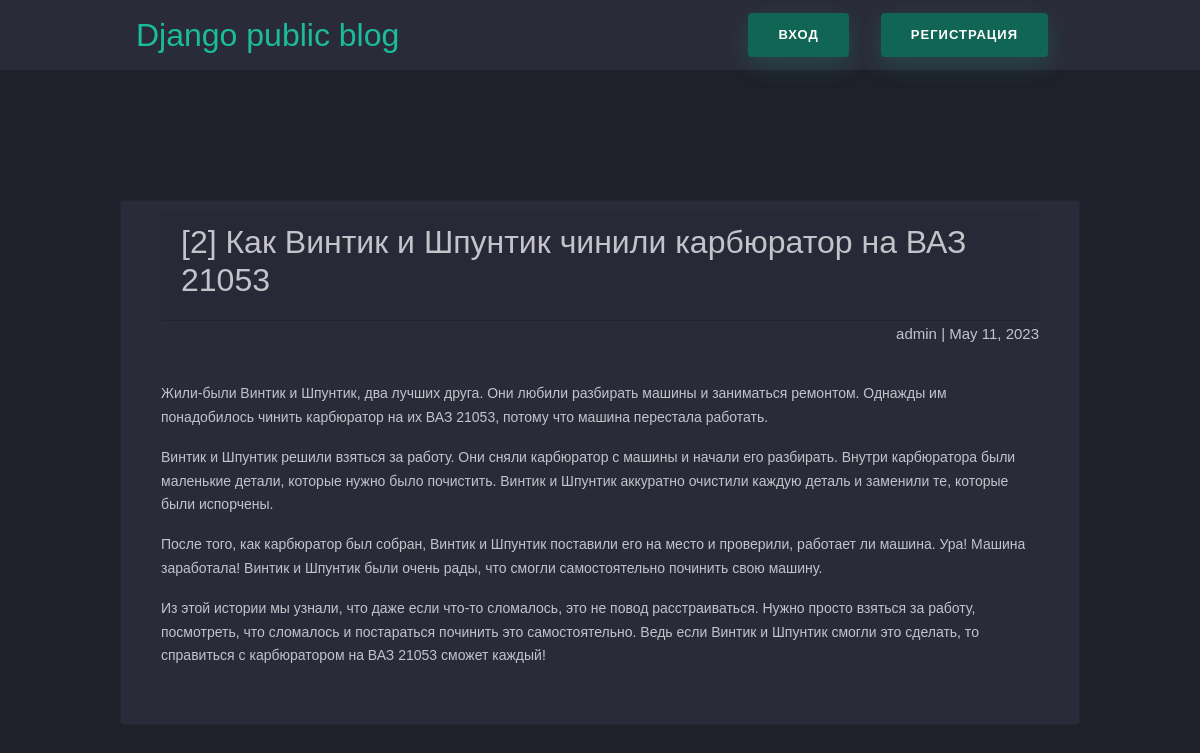
The app's page /article/13 with its own data.
### articles2/models.py (models this page shows, shortened)
class Article(models.Model):
    title = models.CharField(max_length=200)
    author = models.ForeignKey(User, on_delete=models.CASCADE)
    text = models.TextField()
    created_date = models.DateField(auto_now_add=True)

### articles2/views.py (the view)
# urls.py: re_path(r'^article/(?P<article_id>\d+)$', views.get_article, name='get_article'),
def get_article(request, article_id):
	try:
		post = Article.objects.get(id=article_id)
		return render(request, 'article.html', {"post": post})
	except Article.DoesNotExist:
		raise Http404

### articles2/templates/article.html (shortened to what this page needs)
<head>
    <link rel="stylesheet" href="https://cdn.jsdelivr.net/npm/bootstrap@4.3.1/dist/css/bootstrap.min.css">
</head>
<body>
	<div class="nav-wrapper">
	<nav class="navbar navbar-dark justify-content-between my-auto">
		<a href="/">Django public blog</a>
		{% if request.user.is_authenticated %}
		<div class="d-flex my-auto">
			<p class="my-auto username-label">{{ user.username }}</p>
			<a href="/logout"><button class="btn btn-outline-success mx-3">Выйти</button></a>
			<a href="/article/new"><button class="btn btn-outline-success mx-3">Написать статью</button></a>
		</div>
		{% else %}
		<div class="d-flex my-auto">
			<a href="/login"><button class="btn mx-3">Вход</button></a>
			<a href="register"><button class="btn btn-outline-success mx-3" type="submit">Регистрация</button></a>
		</div>
		{% endif %}
	  </nav>
	</div>
	<div class="archive">
		<div class="card mb-4 pb-4">
				<div class="card-header">
					<h2 class="post-title">{{ post.title }}</h2>
				</div>
				<div class="article-info">
					<span>{{ post.author.username }}</span>   |   <span>{{ post.created_date }}</span>
				</div>
				<p class="article-text">{{ post.text|linebreaks }}</p>
		</div>
	</div>
	</body>

### articles2/templates/article.html (style rules this page uses)
nav > a { font-size: xx-large; }
.article-info, nav { margin-right: 0; margin-left: auto; margin-bottom: 20px; }
.card { background-color: #2a2b38; padding: 10px 40px; }
.nav-wrapper { background-color: #2a2b38; position: fixed; width: 100%; z-index: 100; border-bottom: #1f2029 solid 10px; }
.btn { border-radius: 4px; height: 44px; font-size: 13px; font-weight: 600; text-transform: uppercase; -webkit-transition: all 200ms linear; transition: all 200ms linear; padding: 0 30px; letter-spacing: 1px; display: -webkit-inline-flex; display: -ms-inline-flexbox; display: inline-flex; -webkit-align-items: center; -moz-align-items: center; -ms-align-items: center; align-items: center; -webkit-justify-content: center; -moz-justify-content: center; -ms-justify-content: center; justify-content: center; -ms-flex-pack: center; text-align: center; border: none; background-color: #116554; color: #ffffff; box-shadow: 0 8px 24px 0 #1abc9c33; }
body { font-family: 'Poppins', sans-serif; font-weight: 300; font-size: 15px; line-height: 1.7; color: #c4c3ca; background-color: #1f2029; overflow-x: hidden; }
a { cursor: pointer; transition: all 200ms linear; color: #1abc9c; text-decoration: none; }
p { font-weight: 500; font-size: 14px; line-height: 1.7; }
.archive, nav { width: 960px; margin-left: auto; margin-right: auto; }
.archive { padding-top: 200px; }

### records on screen
Article: title "[2] Как Винтик и Шпунтик чинили карбюратор на ВАЗ 21053", author.username "admin", created_date "May 11, 2023", text "Жили-были Винтик и Шпунтик, два лучших друга. Они любили разбирать машины и заниматься ремонтом. Однажды им понадобилось чинить карбюратор на их ВАЗ 21053, потому что машина перестала работать. Винтик и Шпунтик решили взяться за работу. Они сняли карбюратор с машины и начали его разбирать. Внутри карбюратора были маленькие детали, которые нужно было почистить. Винтик и Шпунтик аккуратно очистили каждую деталь и заменили те, которые были испорчены. После того, как карбюратор был собран, Винтик и Шпунтик поставили его на место и проверили, работает ли машина. Ура! Машина заработала! Винтик и Шпунтик были очень рады, что смогли самостоятельно починить свою машину. Из этой истории мы узнали,…"
